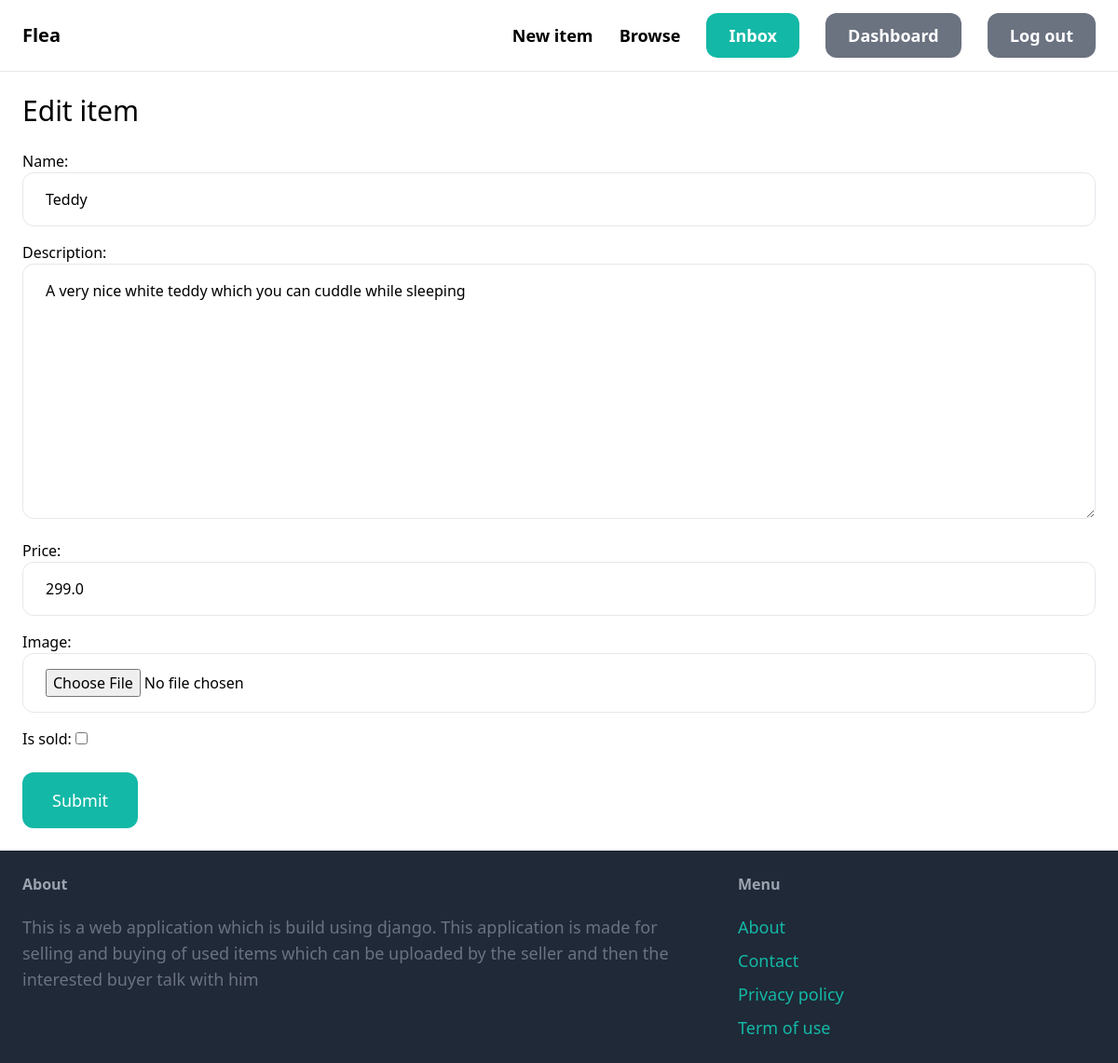
Page /items/5/edit/ (signed in) on the earlier database version.
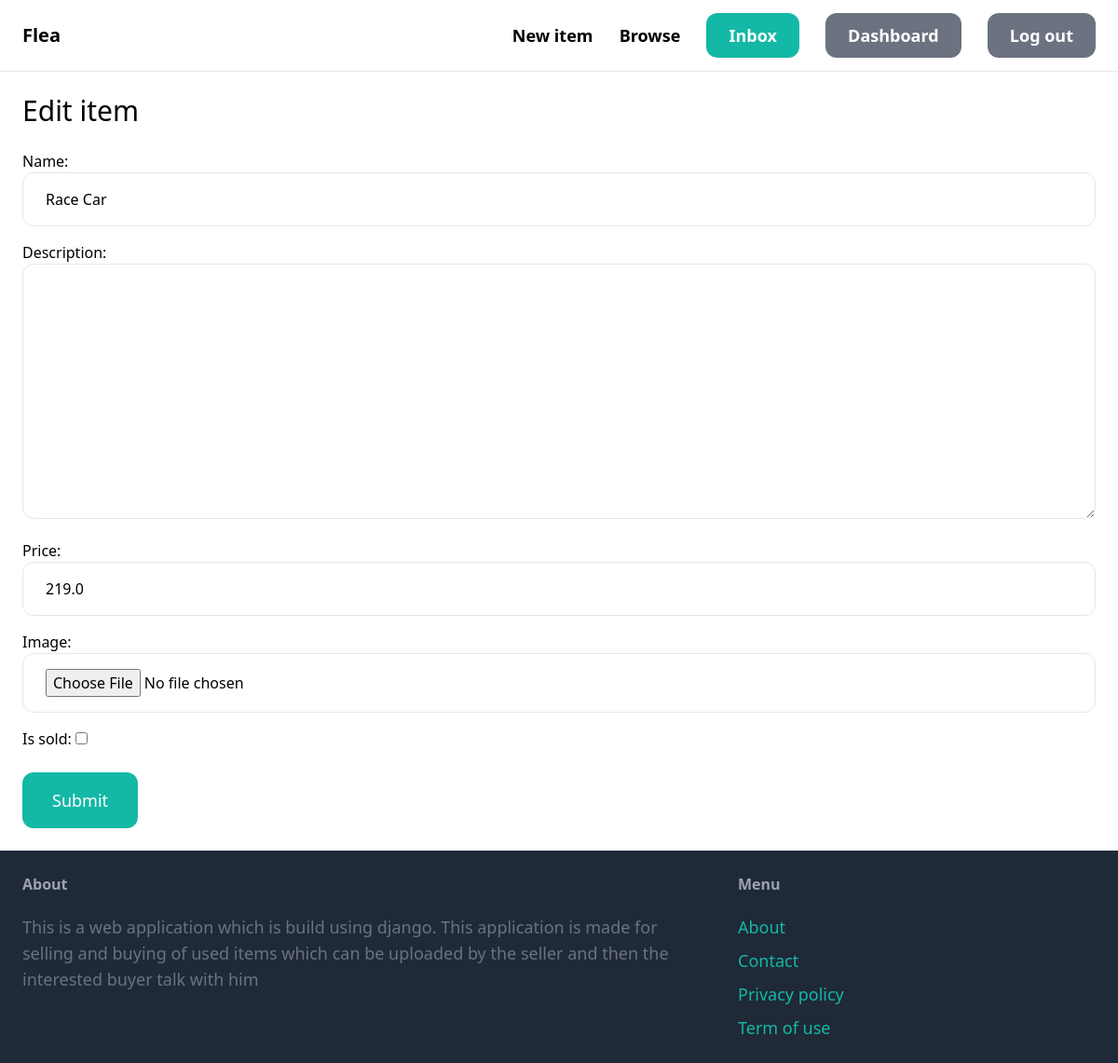
Same page on the later database version.
### item/models.py (models this page shows, shortened)
class Item(models.Model):
    category = models.ForeignKey(Category, related_name='items', on_delete=models.CASCADE)
    name = models.CharField(max_length=255)
    description = models.TextField(blank=True, null=True)
    price = models.FloatField()
    image = models.ImageField(upload_to='item_images', blank=True, null=True)
    is_sold = models.BooleanField(default=False)
    created_by = models.ForeignKey(User, related_name='items', on_delete=models.CASCADE)
    created_at = models.DateTimeField(auto_now_add=True)

### item/views.py (the view)
# urls.py: path('<int:pk>/edit/', views.edit, name='edit'),
@login_required
def edit(request, pk):
    item = get_object_or_404(Item, pk=pk, created_by=request.user)
    if request.method == 'POST':
        form = EditItemForm(request.POST, request.FILES, instance=item)
        if form.is_valid():
            form.save()
            return redirect('item:detail', pk=item.id)
    else:
        form = EditItemForm(instance=item)
    return render(request, 'item/form.html', {
        'form': form,
        'title': 'Edit item',
    })

### item/forms.py
class EditItemForm(forms.ModelForm):
    class Meta:
        model = Item
        fields = ('name', 'description', 'price', 'image', 'is_sold')
        widgets = {
            'name': forms.TextInput(attrs={
                'class': INPUT_CLASSES
            }),
            'description': forms.Textarea(attrs={
                'class': INPUT_CLASSES
            }),
            'price': forms.TextInput(attrs={
                'class': INPUT_CLASSES
            }),
            'image': forms.FileInput(attrs={
                'class': INPUT_CLASSES
            })
        }

### item/templates/item/form.html (shortened to what this page needs)
{% extends 'core/base.html' %}
{% block content %}
<h1 class="mb-6 text-3xl">{{ title }}</h1>
<form method="post" action="." enctype="multipart/form-data">
    <div class="space-y-4">
        {{ form.as_p }}
    </div>
    <button class="mt-6 py-4 px-8 text-lg bg-teal-500 hover:bg-teal-700 rounded-xl text-white">Submit</button>
</form>
{% endblock %}

Differences in the rows shown:
changed Item: name "Teddy" → "Race Car"; description "A very nice white teddy which you can cuddle while sleeping" → (not shown); price "299.0" → "219.0"
